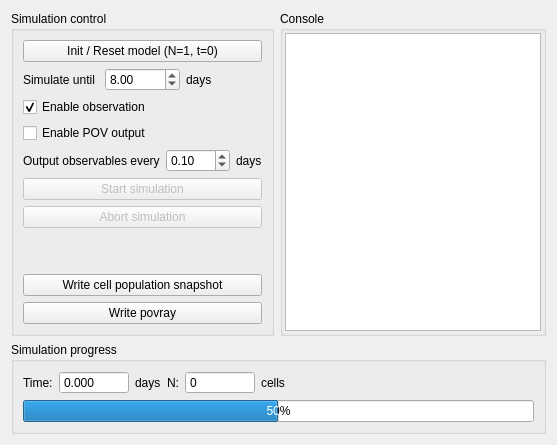
     <widget class="QWidget" name="tab_2">
      <attribute name="title">
       <string>Simulation</string>
      </attribute>
      <layout class="QGridLayout" name="gridLayout_4">
       <item row="1" column="0" colspan="2">
        <widget class="QGroupBox" name="groupBox_2">
         <property name="sizePolicy">
          <sizepolicy hsizetype="Preferred" vsizetype="Maximum">
           <horstretch>0</horstretch>
           <verstretch>0</verstretch>
          </sizepolicy>
         </property>
         <property name="title">
          <string>Simulation progress</string>
         </property>
         <layout class="QGridLayout" name="gridLayout_6">
          <item row="0" column="1">
           <layout class="QHBoxLayout" name="horizontalLayout_4">
            <item>
             <widget class="QLabel" name="label_23">
              <property name="text">
               <string>N:</string>
              </property>
             </widget>
            </item>
            <item>
             <widget class="QSpinBox" name="spinBoxSimulationProgressN">
              <property name="minimumSize">
               <size>
                <width>70</width>
                <height>0</height>
               </size>
              </property>
              <property name="buttonSymbols">
               <enum>QAbstractSpinBox::NoButtons</enum>
              </property>
              <property name="keyboardTracking">
               <bool>false</bool>
              </property>
              <property name="maximum">
               <number>1000000</number>
              </property>
             </widget>
            </item>
            <item>
             <widget class="QLabel" name="label_22">
              <property name="text">
               <string>cells</string>
              </property>
             </widget>
            </item>
           </layout>
          </item>
          <item row="0" column="3">
           <spacer name="horizontalSpacer_2">
            <property name="orientation">
             <enum>Qt::Horizontal</enum>
            </property>
            <property name="sizeHint" stdset="0">
             <size>
              <width>40</width>
              <height>20</height>
             </size>
            </property>
           </spacer>
          </item>
          <item row="0" column="0">
           <layout class="QHBoxLayout" name="horizontalLayout_3">
            <item>
             <widget class="QLabel" name="label_7">
              <property name="text">
               <string>Time:</string>
              </property>
             </widget>
            </item>
            <item>
             <widget class="QDoubleSpinBox" name="doubleSpinBoxSimulationProgressTime">
              <property name="minimumSize">
               <size>
                <width>70</width>
                <height>0</height>
               </size>
              </property>
              <property name="buttonSymbols">
               <enum>QAbstractSpinBox::NoButtons</enum>
              </property>
              <property name="keyboardTracking">
               <bool>false</bool>
              </property>
              <property name="decimals">
               <number>3</number>
              </property>
              <property name="maximum">
               <double>1000.000000000000000</double>
              </property>
             </widget>
            </item>
            <item>
             <widget class="QLabel" name="label_21">
              <property name="text">
               <string>days</string>
              </property>
             </widget>
            </item>
           </layout>
          </item>
          <item row="2" column="0" colspan="4">
           <widget class="QProgressBar" name="progressBar">
            <property name="sizePolicy">
             <sizepolicy hsizetype="Expanding" vsizetype="MinimumExpanding">
              <horstretch>0</horstretch>
              <verstretch>0</verstretch>
             </sizepolicy>
            </property>
            <property name="value">
             <number>50</number>
            </property>
           </widget>
          </item>
         </layout>
        </widget>
       </item>
       <item row="0" column="0">
        <widget class="QGroupBox" name="groupBox_3">
         <property name="sizePolicy">
          <sizepolicy hsizetype="Preferred" vsizetype="MinimumExpanding">
           <horstretch>0</horstretch>
           <verstretch>0</verstretch>
          </sizepolicy>
         </property>
         <property name="title">
          <string>Simulation control</string>
         </property>
         <layout class="QGridLayout" name="gridLayout_7">
          <item row="0" column="0">
           <widget class="QPushButton" name="buttonResetModel">
            <property name="sizePolicy">
             <sizepolicy hsizetype="Minimum" vsizetype="Maximum">
              <horstretch>0</horstretch>
              <verstretch>0</verstretch>
             </sizepolicy>
            </property>
            <property name="text">
             <string>Init / Reset model (N=1, t=0)</string>
            </property>
           </widget>
          </item>
          <item row="1" column="0">
           <layout class="QHBoxLayout" name="horizontalLayout">
            <item>
             <widget class="QLabel" name="label">
              <property name="text">
               <string>Simulate until</string>
              </property>
             </widget>
            </item>
            <item>
             <widget class="QDoubleSpinBox" name="doubleSpinBoxSimulateUntil">
              <property name="prefix">
               <string/>
              </property>
              <property name="maximum">
               <double>1000.000000000000000</double>
              </property>
              <property name="value">
               <double>8.000000000000000</double>
              </property>
             </widget>
            </item>
            <item>
             <widget class="QLabel" name="label_2">
              <property name="text">
               <string>days</string>
              </property>
             </widget>
            </item>
           </layout>
          </item>
          <item row="2" column="0">
           <widget class="QCheckBox" name="checkBoxEnableObservation">
            <property name="text">
             <string>Enable observation</string>
            </property>
            <property name="checked">
             <bool>true</bool>
            </property>
           </widget>
          </item>
          <item row="7" column="0">
           <spacer name="verticalSpacer">
            <property name="orientation">
             <enum>Qt::Vertical</enum>
            </property>
            <property name="sizeHint" stdset="0">
             <size>
              <width>20</width>
              <height>40</height>
             </size>
            </property>
           </spacer>
          </item>
          <item row="4" column="0">
           <layout class="QHBoxLayout" name="horizontalLayout_2">
            <item>
             <widget class="QLabel" name="label_3">
              <property name="text">
               <string>Output observables every</string>
              </property>
             </widget>
            </item>
            <item>
             <widget class="QDoubleSpinBox" name="doubleSpinBoxObserveEvery">
              <property name="decimals">
               <number>2</number>
              </property>
              <property name="minimum">
               <double>0.000000000000000</double>
              </property>
              <property name="maximum">
               <double>100.000000000000000</double>
              </property>
              <property name="singleStep">
               <double>0.100000000000000</double>
              </property>
              <property name="value">
               <double>0.100000000000000</double>
              </property>
             </widget>
            </item>
            <item>
             <widget class="QLabel" name="label_4">
              <property name="text">
               <string>days</string>
              </property>
             </widget>
            </item>
           </layout>
          </item>
          <item row="5" column="0">
           <widget class="QPushButton" name="buttonStartSimulation">
            <property name="enabled">
             <bool>false</bool>
            </property>
            <property name="text">
             <string>Start simulation</string>
            </property>
           </widget>
          </item>
          <item row="6" column="0">
           <widget class="QPushButton" name="buttonAbortSimulation">
            <property name="enabled">
             <bool>false</bool>
            </property>
            <property name="text">
             <string>Abort simulation</string>
            </property>
           </widget>
          </item>
          <item row="8" column="0">
           <widget class="QPushButton" name="observeCellPopulationSnapshotButton">
            <property name="font">
             <font>
              <italic>false</italic>
             </font>
            </property>
            <property name="text">
             <string>Write cell population snapshot</string>
            </property>
           </widget>
          </item>
          <item row="3" column="0">
           <widget class="QCheckBox" name="checkBox">
            <property name="toolTip">
             <string notr="true" extracomment="Write a povray file on every observation. See option in Visualizsation tab."/>
            </property>
            <property name="text">
             <string>Enable POV output</string>
            </property>
           </widget>
          </item>
          <item row="9" column="0">
           <widget class="QPushButton" name="buttonWritePovray">
            <property name="text">
             <string>Write povray</string>
            </property>
           </widget>
          </item>
         </layout>
        </widget>
       </item>
       <item row="0" column="1">
        <widget class="QGroupBox" name="groupBox_4">
         <property name="sizePolicy">
          <sizepolicy hsizetype="MinimumExpanding" vsizetype="MinimumExpanding">
           <horstretch>0</horstretch>
           <verstretch>0</verstretch>
          </sizepolicy>
         </property>
         <property name="title">
          <string>Console</string>
         </property>
         <layout class="QHBoxLayout" name="horizontalLayout_5">
          <property name="margin">
           <number>2</number>
          </property>
          <item>
           <widget class="QTextBrowser" name="monolayerConsole">
            <property name="sizePolicy">
             <sizepolicy hsizetype="MinimumExpanding" vsizetype="MinimumExpanding">
              <horstretch>0</horstretch>
              <verstretch>0</verstretch>
             </sizepolicy>
            </property>
            <property name="readOnly">
             <bool>false</bool>
            </property>
            <property name="html">
             <string>&lt;!DOCTYPE HTML PUBLIC &quot;-//W3C//DTD HTML 4.0//EN&quot; &quot;http://www.w3.org/TR/REC-html40/strict.dtd&quot;&gt;
&lt;html&gt;&lt;head&gt;&lt;meta name=&quot;qrichtext&quot; content=&quot;1&quot; /&gt;&lt;style type=&quot;text/css&quot;&gt;
p, li { white-space: pre-wrap; }
&lt;/style&gt;&lt;/head&gt;&lt;body style=&quot; font-family:'Lucida Grande'; font-size:13pt; font-weight:400; font-style:normal;&quot;&gt;
&lt;p style=&quot;-qt-paragraph-type:empty; margin-top:0px; margin-bottom:0px; margin-left:0px; margin-right:0px; -qt-block-indent:0; text-indent:0px; font-family:'MS Shell Dlg 2'; font-size:8pt;&quot;&gt;&lt;br /&gt;&lt;/p&gt;&lt;/body&gt;&lt;/html&gt;</string>
            </property>
           </widget>
          </item>
         </layout>
        </widget>
       </item>
      </layout>
     </widget>
